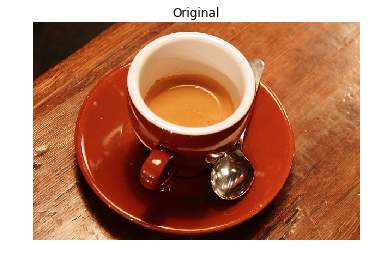
#> input picture contrast/images/coffee.png, 376 x 264 px
$ python exercise.py
#> lines starting #> are read from the running program, lines starting #| are printed output that depends on the picture
### contrast/utils.py
from matplotlib import pyplot as plt


def show_image(image, title="Image", cmap_type='gray'):
    plt.imshow(image, cmap=cmap_type)
    plt.title(title)
    plt.axis('off')
    plt.show()


# [4 lines left out: function show_histogram, not called in this run]

### contrast/exercise.py
from matplotlib import pyplot as plt
from skimage import exposure
from utils import show_image

image_coffee = plt.imread('images/coffee.png')
#> image_coffee is the input picture: shape (264, 376, 4) float32; mean R, G, B, A 0.726, 0.521, 0.424, 0.719
show_image(image_coffee)

adapthist_img = exposure.equalize_adapthist(image_coffee, clip_limit=0.03)
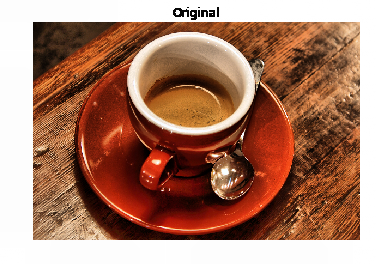
#> adapthist_img: shape (264, 376, 3) float32; mean R, G, B 0.664, 0.485, 0.404

show_image(adapthist_img, "adapthist_img")

$ run again, with contrast/images/chest_xray.png copied over contrast/images/coffee.png
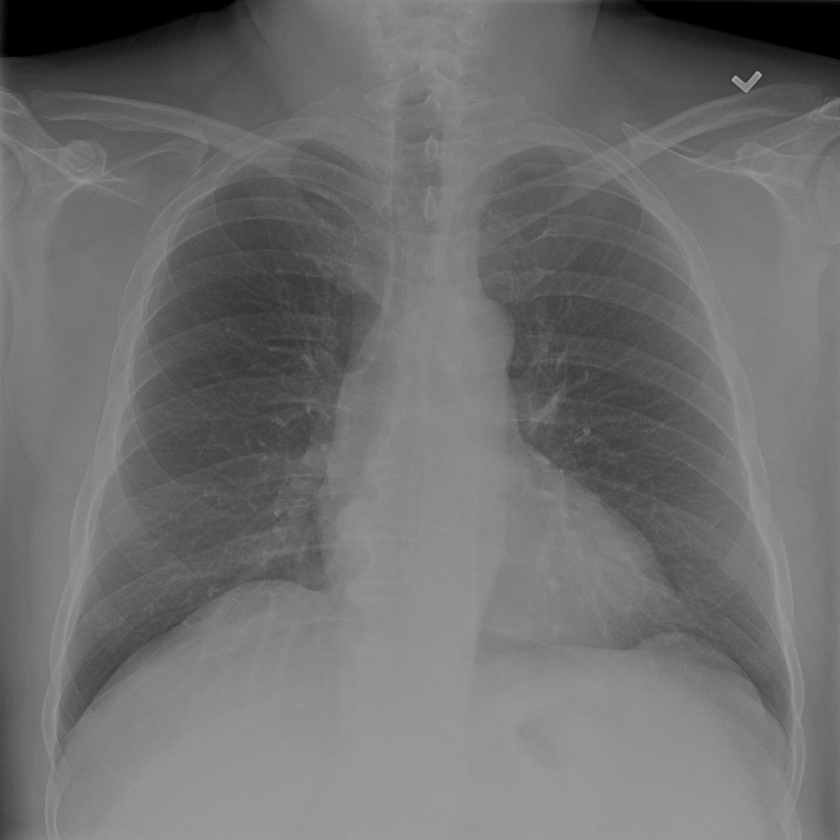
#> input picture contrast/images/chest_xray.png, 840 x 840 px, shrunk from 1024 x 1024 before the run
#> image_coffee is the input picture: shape (840, 840) float32; min 0, max 0.69, mean 0.437
#> `adapthist_img = exposure.equalize_adapthist(image_coffee, clip_limit=0..`:
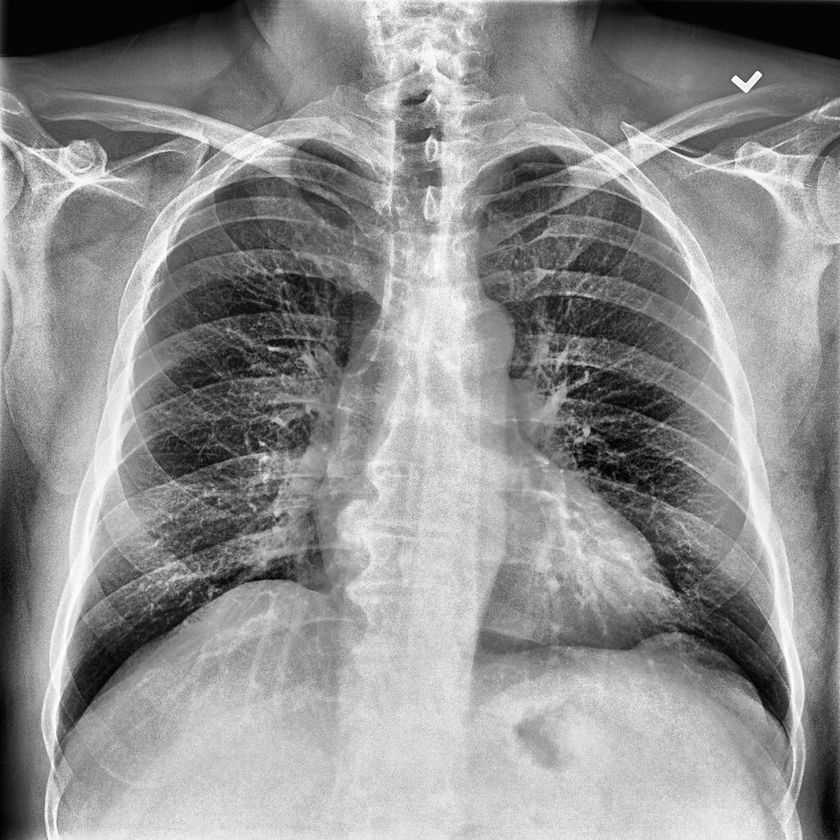
#> adapthist_img: shape (840, 840) float32; min 0, max 1, mean 0.563
